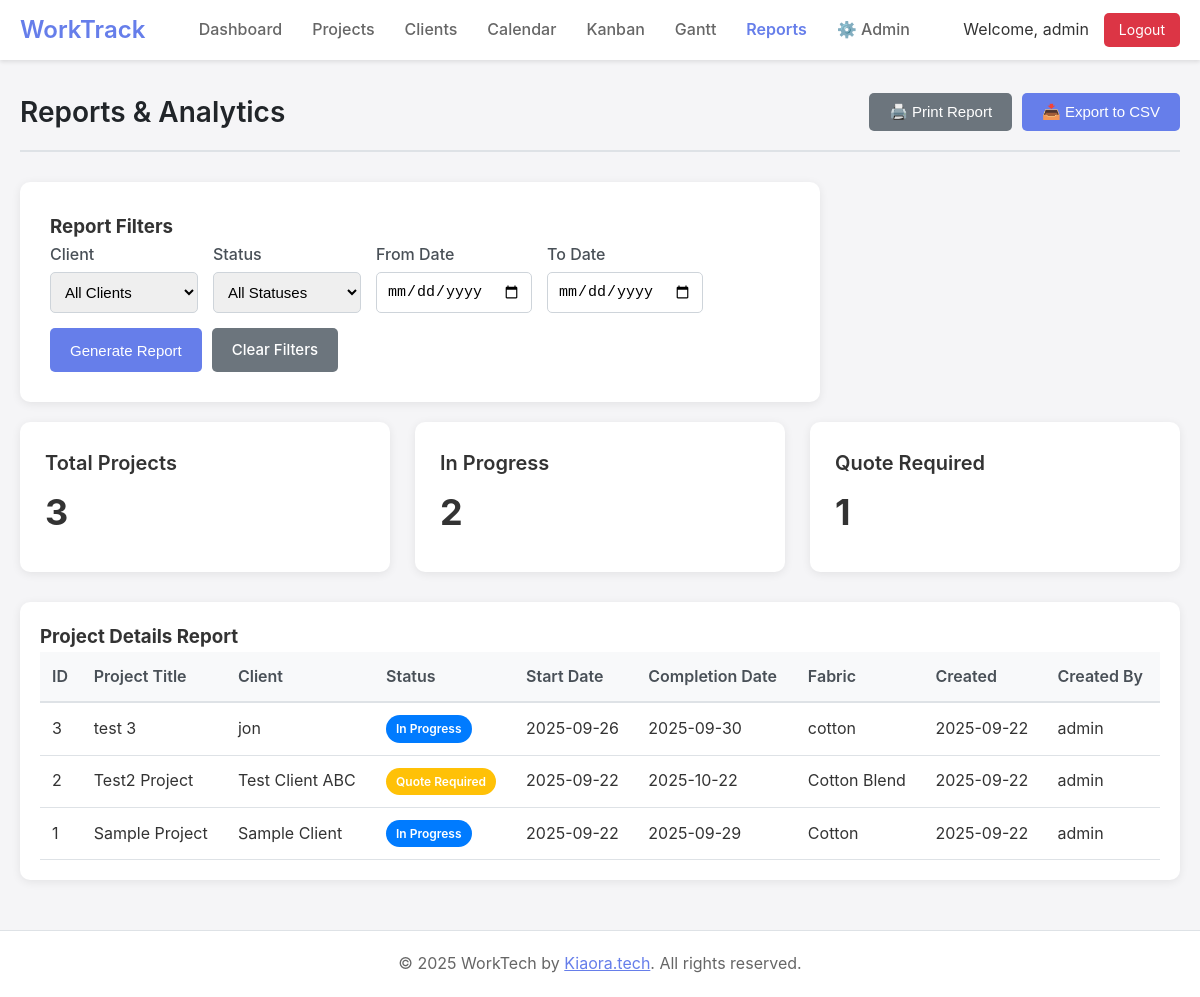
/reports.php (signed in), run on the app's committed database.
### tables this page shows
CREATE TABLE projects (
    id INTEGER PRIMARY KEY AUTOINCREMENT,
    title TEXT NOT NULL,
    details TEXT,
    client_id INTEGER REFERENCES clients(id),
    start_date DATE,
    completion_date DATE,
    status_id INTEGER REFERENCES project_statuses(id),
    created_date DATETIME DEFAULT CURRENT_TIMESTAMP,
    fabric TEXT,
    created_by INTEGER REFERENCES users(id),
    updated_by INTEGER REFERENCES users(id),
    updated_at DATETIME DEFAULT CURRENT_TIMESTAMP,
    template_id INTEGER REFERENCES project_templates(id)
);

CREATE TABLE project_statuses (
    id INTEGER PRIMARY KEY AUTOINCREMENT,
    name TEXT NOT NULL,
    color TEXT DEFAULT '#007bff',
    sort_order INTEGER DEFAULT 0,
    is_active BOOLEAN DEFAULT 1
);

CREATE TABLE clients (
    id INTEGER PRIMARY KEY AUTOINCREMENT,
    name TEXT NOT NULL,
    address TEXT,
    phone TEXT,
    email TEXT,
    remarks TEXT,
    created_at DATETIME DEFAULT CURRENT_TIMESTAMP,
    updated_at DATETIME DEFAULT CURRENT_TIMESTAMP,
    created_by INTEGER REFERENCES users(id),
    updated_by INTEGER REFERENCES users(id)
);

### includes/db.php (called while the page is built, shortened)
<?php
class Database {
    private static $instance = null;
    private $conn;
    private function __construct() {
        try {
            $this->conn = new PDO('sqlite:' . DB_PATH);
            $this->conn->setAttribute(PDO::ATTR_ERRMODE, PDO::ERRMODE_EXCEPTION);
            $this->conn->setAttribute(PDO::ATTR_DEFAULT_FETCH_MODE, PDO::FETCH_ASSOC);
            $this->conn->exec('PRAGMA foreign_keys = ON');
        } catch (PDOException $e) {
            die("Connection failed: " . $e->getMessage());
        }
    }
    public static function getInstance() {
        if (!self::$instance) {
            self::$instance = new Database();
        }
        return self::$instance;
    }
    public function query($sql, $params = []) {
        try {
            $stmt = $this->conn->prepare($sql);
            $stmt->execute($params);
            return $stmt;
        } catch (PDOException $e) {
            if (DEBUG_MODE) {
                throw $e;
            }
            error_log($e->getMessage());
            return false;
        }
    }
    public function fetchAll($sql, $params = []) {
        $stmt = $this->query($sql, $params);
        return $stmt ? $stmt->fetchAll() : [];
    }
}
?>

### includes/models/Project.php (called while the page is built, shortened)
<?php
require_once dirname(__DIR__) . '/db.php';
class Project {
    private $db;
    public function __construct() {
        $this->db = Database::getInstance();
    }
    public function getAll($filters = []) {
        $sql = "
            SELECT p.*,
                   c.name as client_name,
                   ps.name as status_name,
                   ps.color as status_color,
                   pt.name as template_name,
                   u1.username as created_by_name,
                   u2.username as updated_by_name
            FROM projects p
            LEFT JOIN clients c ON p.client_id = c.id
            LEFT JOIN project_statuses ps ON p.status_id = ps.id
            LEFT JOIN project_templates pt ON p.template_id = pt.id
            LEFT JOIN users u1 ON p.created_by = u1.id
            LEFT JOIN users u2 ON p.updated_by = u2.id
        ";
        $params = [];
        $conditions = [];
        $sql .= " ORDER BY p.created_date DESC";
        return $this->db->fetchAll($sql, $params);
    }
}

### reports.php (the view, shortened to what this page needs)
<?php
require_once 'includes/header.php';
require_once 'includes/models/Project.php';
$projectModel = new Project();
$filters = [
    'client_id' => $_GET['client'] ?? '',
    'status_id' => $_GET['status'] ?? '',
    'search' => $_GET['search'] ?? '',
    'date_from' => $_GET['date_from'] ?? '',
    'date_to' => $_GET['date_to'] ?? ''
];
$projects = $projectModel->getAll($filters);
?>
<div class="page-header">
    <h1 class="page-title">Reports & Analytics</h1>
    <div class="page-actions">
        <button onclick="window.print()" class="btn btn-secondary">🖨️ Print Report</button>
        <button onclick="exportToCSV()" class="btn btn-primary">📥 Export to CSV</button>
    </div>
</div>
<div class="form-container" style="margin-bottom: 20px;">
    <h3>Report Filters</h3>
    <form method="GET" style="display: flex; gap: 15px; flex-wrap: wrap; align-items: end;">
        <div class="form-group" style="margin-bottom: 0;">
            <label for="client">Client</label>
            <select id="client" name="client" class="form-control">
                <option value="">All Clients</option>
            </select>
        </div>
        <div class="form-group" style="margin-bottom: 0;">
            <label for="status">Status</label>
            <select id="status" name="status" class="form-control">
                <option value="">All Statuses</option>
            </select>
        </div>
        <div class="form-group" style="margin-bottom: 0;">
            <label for="date_from">From Date</label>
            <input type="date" id="date_from" name="date_from" class="form-control" value="<?php echo $filters['date_from']; ?>">
        </div>
        <div class="form-group" style="margin-bottom: 0;">
            <label for="date_to">To Date</label>
            <input type="date" id="date_to" name="date_to" class="form-control" value="<?php echo $filters['date_to']; ?>">
        </div>
        <div style="display: flex; gap: 10px;">
            <button type="submit" class="btn btn-primary">Generate Report</button>
            <a href="reports.php" class="btn btn-secondary">Clear Filters</a>
        </div>
    </form>
</div>
<div class="dashboard-grid" style="margin-bottom: 30px;">
    <div class="dashboard-card">
        <div class="card-title">Total Projects</div>
        <div class="stats-number"><?php echo count($projects); ?></div>
    </div>
    <?php
    $statusCounts = [];
    foreach ($projects as $project) {
        $statusName = $project['status_name'];
        if (!isset($statusCounts[$statusName])) {
            $statusCounts[$statusName] = 0;
        }
        $statusCounts[$statusName]++;
    }
    foreach ($statusCounts as $statusName => $count):
    ?>
    <div class="dashboard-card">
        <div class="card-title"><?php echo htmlspecialchars($statusName); ?></div>
        <div class="stats-number"><?php echo $count; ?></div>
    </div>
    <?php endforeach; ?>
</div>
<div class="table-container">
    <h3>Project Details Report</h3>
    <table id="report-table">
        <thead>
            <tr>
                <th>ID</th>
                <th>Project Title</th>
                <th>Client</th>
                <th>Status</th>
                <th>Start Date</th>
                <th>Completion Date</th>
                <th>Fabric</th>
                <th>Created</th>
                <th>Created By</th>
            </tr>
        </thead>
        <tbody>
            <?php foreach ($projects as $project): ?>
                <tr>
                    <td><?php echo $project['id']; ?></td>
                    <td><?php echo htmlspecialchars($project['title']); ?></td>
                    <td><?php echo htmlspecialchars($project['client_name'] ?? 'No Client'); ?></td>
                    <td>
                        <span class="status-badge" style="background: <?php echo $project['status_color']; ?>; color: white;">
                            <?php echo htmlspecialchars($project['status_name']); ?>
                        </span>
                    </td>
                    <td><?php echo $project['start_date'] ? date('Y-m-d', strtotime($project['start_date'])) : '-'; ?></td>
                    <td><?php echo $project['completion_date'] ? date('Y-m-d', strtotime($project['completion_date'])) : '-'; ?></td>
                    <td><?php echo htmlspecialchars($project['fabric'] ?: '-'); ?></td>
                    <td><?php echo date('Y-m-d', strtotime($project['created_date'])); ?></td>
                    <td><?php echo htmlspecialchars($project['created_by_name']); ?></td>
                </tr>
            <?php endforeach; ?>
        </tbody>
    </table>
</div>
<?php require_once 'includes/footer.php'; ?>

### public/css/style.css (style rules this page uses)
* { margin: 0; padding: 0; box-sizing: border-box; }
body { font-family: -apple-system, BlinkMacSystemFont, "Segoe UI", Roboto, "Helvetica Neue", Arial, sans-serif; background: #f5f5f7; color: #333; line-height: 1.6; }
.dashboard-grid { display: grid; grid-template-columns: repeat(auto-fit, minmax(280px, 1fr)); gap: 25px; margin-bottom: 30px; }
.dashboard-card { background: white; border-radius: 10px; padding: 25px; box-shadow: 0 2px 10px rgba(0,0,0,0.08); transition: transform 0.3s, box-shadow 0.3s; text-decoration: none; color: inherit; }
.card-title { font-size: 20px; font-weight: 600; margin-bottom: 5px; }
.stats-number { font-size: 36px; font-weight: 700; margin-bottom: 5px; }
.table-container { background: white; border-radius: 10px; padding: 20px; box-shadow: 0 2px 10px rgba(0,0,0,0.08); overflow-x: auto; }
table { width: 100%; border-collapse: collapse; }
th { text-align: left; padding: 12px; background: #f8f9fa; font-weight: 600; color: #495057; border-bottom: 2px solid #dee2e6; }
td { padding: 12px; border-bottom: 1px solid #dee2e6; }
.form-container { background: white; border-radius: 10px; padding: 30px; box-shadow: 0 2px 10px rgba(0,0,0,0.08); max-width: 800px; }
.form-group { margin-bottom: 20px; }
.form-group label { display: block; margin-bottom: 5px; font-weight: 500; color: #495057; }
.form-control { width: 100%; padding: 10px; border: 1px solid #ced4da; border-radius: 5px; font-size: 15px; transition: border-color 0.3s; }
select.form-control { cursor: pointer; }
.btn { padding: 10px 20px; border: none; border-radius: 5px; font-size: 15px; font-weight: 500; cursor: pointer; transition: all 0.3s; text-decoration: none; display: inline-block; }
.btn-primary { background: #667eea; color: white; }
.btn-secondary { background: #6c757d; color: white; }
.status-badge { padding: 4px 10px; border-radius: 15px; font-size: 12px; font-weight: 600; display: inline-block; }
.page-header { margin-bottom: 30px; padding-bottom: 15px; border-bottom: 2px solid #dee2e6; display: flex; justify-content: space-between; align-items: center; }
.page-title { font-size: 28px; font-weight: 600; color: #212529; }
.page-actions { display: flex; gap: 10px; }

### data on the page
projects: status.name "In Progress", count "2", id "1", title "Sample Project", client.name "Sample Client", start_date "2025-09-22", completion_date "2025-09-29", fabric "Cotton", created_date "2025-09-22", created_by_name "admin"
projects: id "3", title "test 3", client.name "jon", status.name "In Progress", start_date "2025-09-26", completion_date "2025-09-30", fabric "cotton", created_date "2025-09-22", created_by_name "admin"
projects: id "2", title "Test2 Project", client.name "Test Client ABC", status.name "Quote Required", start_date "2025-09-22", completion_date "2025-10-22", fabric "Cotton Blend", created_date "2025-09-22", created_by_name "admin"

### other printed values
SITE_NAME "WorkTrack"
Auth::getCurrentUsername() "admin"
count($projects) "3"
$statusName "Quote Required"
$count "1"
